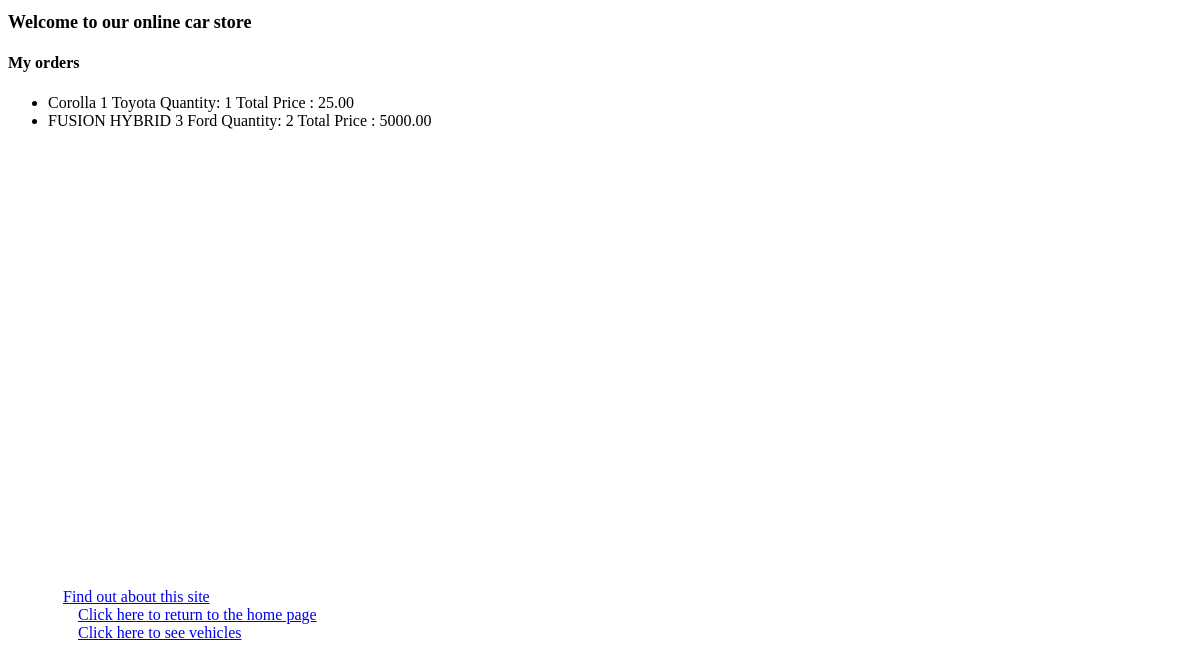
The app's page /myorders (signed in) with its own data.
### carapp/models.py (models this page shows, shortened)
class OrderVehicle(models.Model):
    vehicle = models.ForeignKey(Vehicle, related_name='orders', on_delete=models.CASCADE)
    buyer = models.ForeignKey(Buyer, related_name='orders', on_delete=models.CASCADE)
    quantity = models.PositiveIntegerField(default=0)
    STATUS_CHOICES = [
        (0, 'cancelled'),
        (1, 'placed'),
        (2, 'shipped'),
        (3, 'delivered'),
        (4, 'successful')
    ]
    status = models.IntegerField(choices=STATUS_CHOICES, default=1)
    last_updated = models.DateTimeField(auto_now=True)
    def total_price(self):
        return self.quantity * self.vehicle.car_price

class Vehicle(models.Model):
    FEATURE_CHOICES = [('Cruise Control', 'Cruise Control'), ('Audio Interface', 'Audio Interface')
        , ('Airbags', 'Airbags'), ('Air Conditioning', 'Air Conditioning'), ('Seat Heating', 'Seat Heating'),
                       ('ParkAssist', 'ParkAssist'), ('Power Steering', 'Power Steering'),
                       ('Reversing Camera', 'Reversing Camera'),
                       ('Auto Start / Stop', 'Auto Start / Stop')
                       ]
    car_type = models.ForeignKey(CarType, related_name='vehicles', on_delete=models.CASCADE)
    car_name = models.CharField(max_length=200)
    car_price = models.DecimalField(max_digits=10, decimal_places=6)
    inventory = models.PositiveIntegerField(default=10)
    instock = models.BooleanField(default=True)
    description = models.TextField(blank=True, default='', max_length=150)
    features = models.CharField(choices=FEATURE_CHOICES, max_length=100, default='Cruise Control')

class CarType(models.Model):
    name = models.CharField(max_length=150)
    def __str__(self):
        return str(self.id) + " " + self.name

### carapp/views.py (the view)
# urls.py: path('myorders', views.list_of_orders, name='list_of_orders')
@login_required
def list_of_orders(request):
    print("User getting all orders")
    is_user_buyer = hasattr(request.user, 'buyer')
    if is_user_buyer:
        orders = OrderVehicle.objects.filter(buyer=request.user.buyer)
        context = {'orders': orders, 'is_user_buyer': is_user_buyer}
        return render(request, 'carapp/list_of_orders.html', context)
    else:
        return render(request, 'carapp/list_of_orders.html', {'orders': [], 'is_user_buyer': False})

### carapp/templates/carapp/list_of_orders.html
{% extends 'carapp/base.html' %}
{% block body_block %}
    <h4>My orders</h4>
{% if is_user_buyer %}
<ul>
{% for o in orders %} <li> {{ o.vehicle.car_name }} {{ o.vehicle.car_type }}
     Quantity: {{ o.quantity }} Total Price : {{ o.total_price |floatformat:2 }} </li>  {% endfor %}
</ul>
{% else %}
    <p>You are not registered </p>
{% endif %}
{% endblock %}

### records on screen
OrderVehicle: vehicle.car_name "Corolla", vehicle.car_type "1 Toyota", quantity "1", total_price "25.00"
OrderVehicle: vehicle.car_name "FUSION HYBRID", vehicle.car_type "3 Ford", quantity "2", total_price "5000.00"
